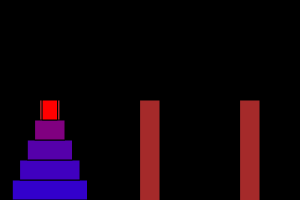
Frame 1 (no input)
Frame 60 (no input): identical to frame 1, image omitted
Frame 120 (the mouse pressed at the canvas centre since frame 60): identical to frame 1, image omitted

The p5.js sketch that drew this single still picture (run headless with seeded random() and noise() and a simulated clock; from frame 60 on, the mouse is pressed at the canvas centre):

// p5.js sketch
// ── sketch.js
/*
TOWERS OF HANOI
https://en.wikipedia.org/wiki/Tower_of_Hanoi

French logic puzzle involving 3 towers and N disks of variable size. the goal is to move all disks from the first post to the third post. Disks can only be moved from post to post one at a time and a disk must be smaller than another if it would be placed on top.

*/

// peek at the top disk of an array and check how large for purposes of comparison. if an array is empty, consider it to have an incredible large top disk
function peek(array){
  if (array.length > 0){ console.log(array[array.length-1]);
    return array[array.length-1].size;}
  else
    return 100000; // arbitrarily large number
}

// this function creates a new game board
function board(disks=5, width=300, height=200) {
  this.disks = disks; //disks in this game
  this.width = width; //width of the canvas
  this.height = height; //height of the canvas
  this.status = "pick"; 
  // the game has two states to handle user input: pick (a player needs to select a tower to take a disk from) and place (where they are putting the disk)
  this.select = null;//stores which towet the player is removing a disk from
  
  this.towers =  [[], [], []]; // create arrays to represent the 3 towers
  for (var i = disks; i > 0; i--)
    {
      this.towers[0].push( new disk(i, this))// place all disks in their starting placy
    }
  
  // move a disk from one tower to another and change x and y position
  this.move = function(source, destination){
    var disk = this.towers[source].pop()
    this.towers[destination].push(disk);
    disk.x = this.width/6 * (1+2*destination);
    disk.y = this.height - ((this.towers[destination].length -1)*20) - 10;
    console.log(this.towers);
  }
  
  
  this.draw = function(){
    for(var i = 0; i < 3; i++){ //for each tower
    fill("brown");
      rect(this.width/6 * (1+2*i), this.height, 20, this.height); //draw it in the center of its third of the canvas
      // for each disk in a tower, draw that disk
      this.towers[i].forEach(function(disk){disk.draw()});
      
      // if the player has select a tower to pick from, mark it
      if (this.status === "place" && i === this.select){
        fill("blue"); // for 
        circle(this.width/6 * (1+2*i), 30, 20);
    }
    }
  }
  // this function checks if the puzzle has been solved
  this.win = function() {
    return (this.disks === this.towers[2].length);
  }
  
  return this;
}

//this function creates a new disk
function disk(size, board){
  this.size = size;
  this.color = 255/size; // disks will have different color
  
  // these are the starting positions of the disks on the first tower
  this.x = board.width/6;
  this.y = board.height - ((board.disks - this.size)*20) - 10;

  this.draw = function(){
    // color and draw a disk based on its color, x, and y values
    fill(this.color, 0, 255-this.color);
    rect(this.x, this.y, size*15, 20)
  }
  return this
}


let game = new board(); //create a game board
function mouseClicked(){
  // if the game is in the pick state, use the mouse position to select a tower and mark it. if the tower is empty, don't mark it
  if (game.status === "pick") 
    {
      game.status = "place";
      if (mouseX < width/3)
        game.select = 0;
      else if (mouseX < width*2/3) 
        game.select = 1;
      else 
        game.select = 2;
      if (game.towers[game.select].length === 0)
        game.status = "pick";
    }
  else
    {
      // use the mouse position to designate the target tower
      let target;
      game.status = "pick";
      if (mouseX < width/3) target = 0;
      else if (mouseX < width*2/3) target = 1;
      else target = 2;
      
      // peek at both towers and move the disk if allowed
      if (peek(game.towers[target]) > peek(game.towers[game.select]))
        game.move(game.select, target);
    
    }
  
    // check if the player has won and end the game
    if (game.win())
      noLoop();
  
};


function setup() {
  createCanvas(game.width, game.height);
  background(0);  
  rectMode(CENTER); // draw rectangles from the center out

}

function draw() {
    background(0)
    game.draw(); //draw the board every frame
}
